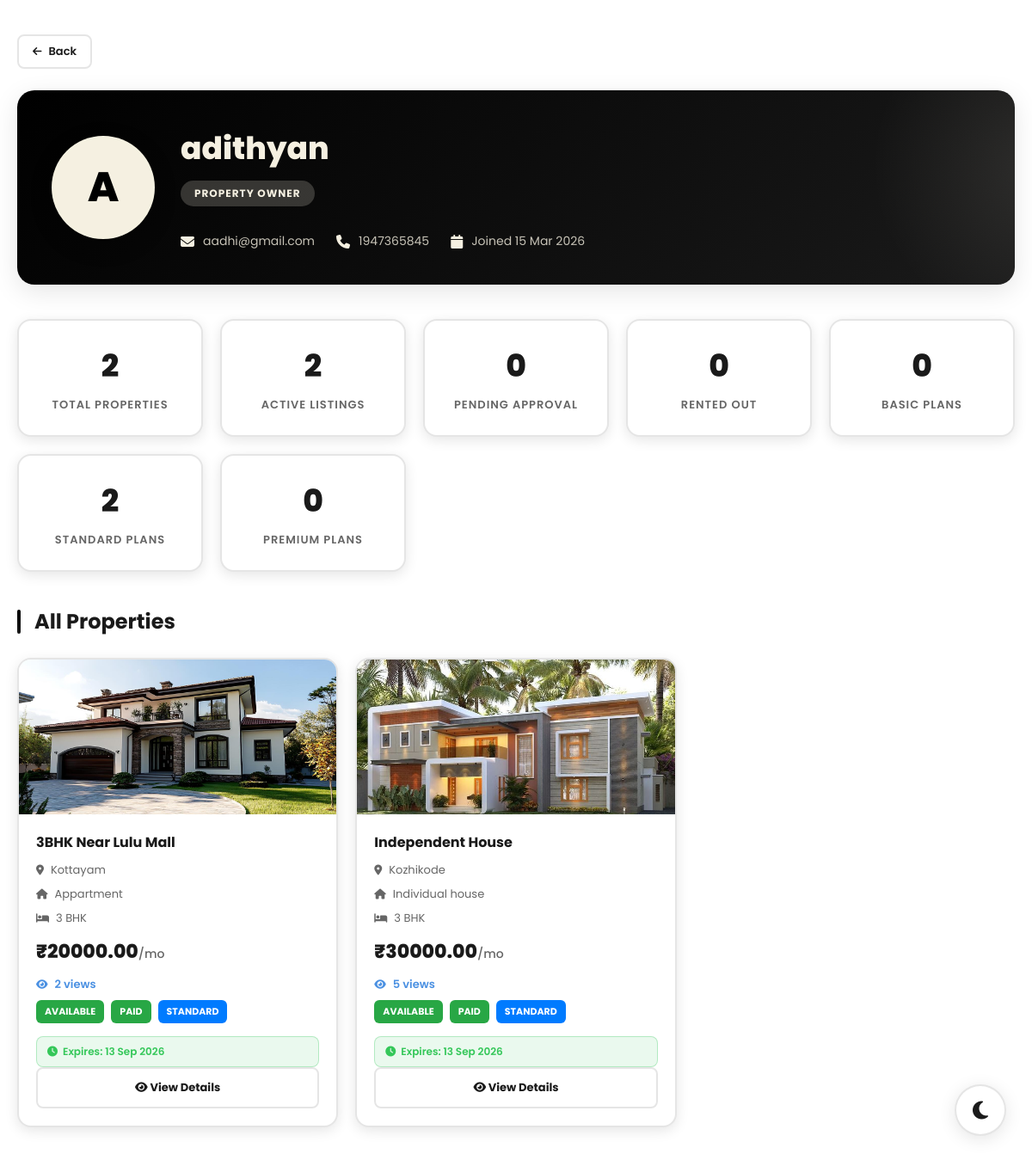
The page /admin-owner-profile/4/ (signed in) on the database as committed earlier.
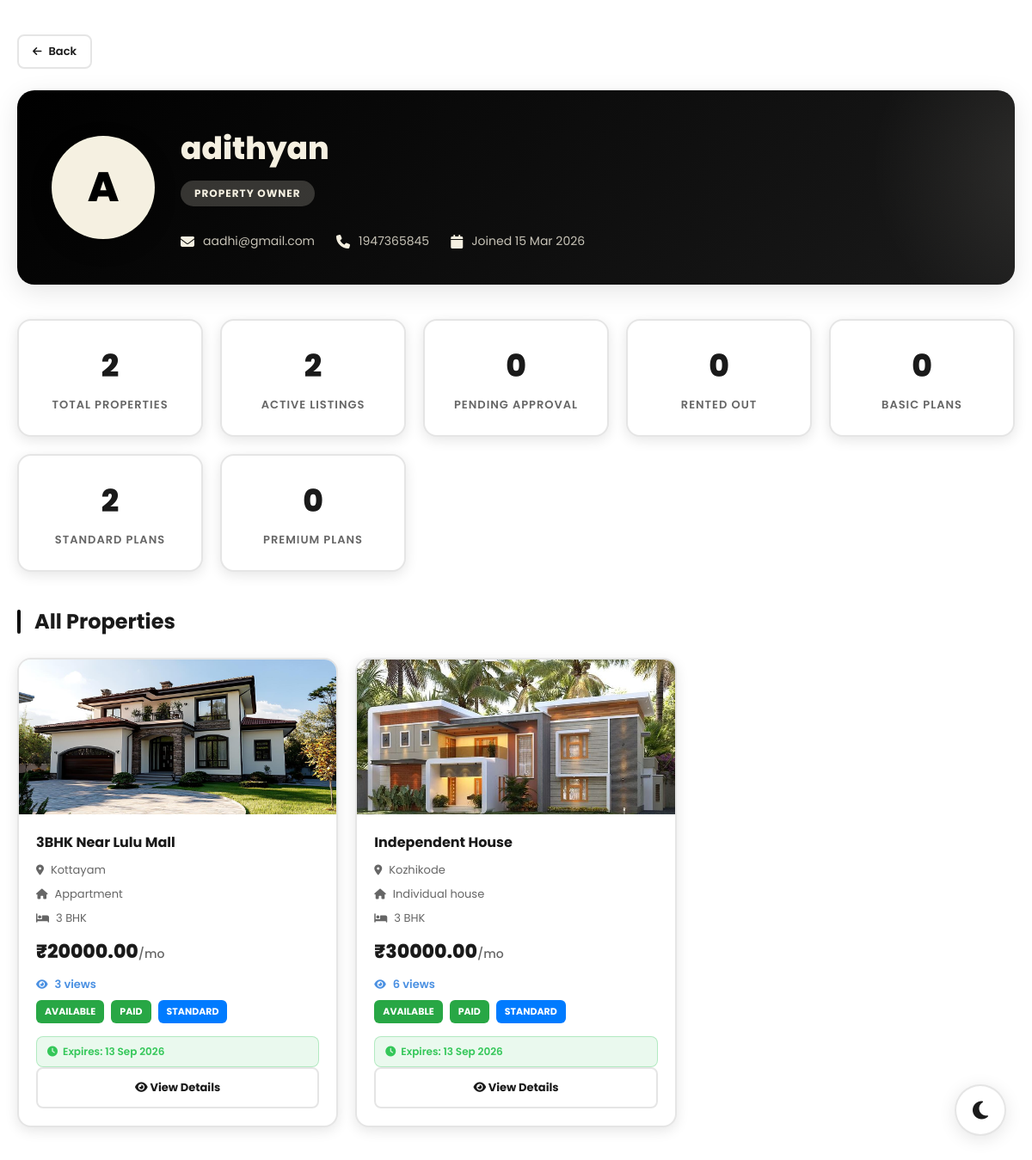
The same page on the database as committed later.
### core/models.py (models this page shows, shortened)
class Property(models.Model):
    class Status(models.TextChoices):
        PENDING_APPROVAL = "PENDING", "Pending Approval"
        AVAILABLE = "AVAILABLE", "Available"
        RENTED = "RENTED", "Rented"
        MAINTENANCE = "MAINTENANCE", "Maintenance"
        REJECTED = "REJECTED", "Rejected"
    class PropertyType(models.TextChoices):
        APARTMENT = "Apartment", "Apartment"
        VILLA = "Villa", "Villa"
        INDEPENDENT_HOUSE = "Independent House", "Independent House"
        FLAT = "Flat", "Flat"
        DUPLEX = "Duplex", "Duplex"
        PENTHOUSE = "Penthouse", "Penthouse"
        STUDIO = "Studio", "Studio"
        OTHER = "Other", "Other"
    class Furnishing(models.TextChoices):
        UNFURNISHED = "UNFURNISHED", "Unfurnished"
        SEMI_FURNISHED = "SEMI_FURNISHED", "Semi-Furnished"
        FULLY_FURNISHED = "FULLY_FURNISHED", "Fully Furnished"
    class Facing(models.TextChoices):
        NORTH = "NORTH", "North"
        SOUTH = "SOUTH", "South"
        EAST = "EAST", "East"
        WEST = "WEST", "West"
        NORTHEAST = "NORTHEAST", "North-East"
        NORTHWEST = "NORTHWEST", "North-West"
        SOUTHEAST = "SOUTHEAST", "South-East"
        SOUTHWEST = "SOUTHWEST", "South-West"
    owner = models.ForeignKey(User, on_delete=models.CASCADE, related_name='properties')
    title = models.CharField(max_length=255)
    ad_title = models.CharField(max_length=255, blank=True, null=True, help_text="Short ad title")
    description = models.TextField()
    price = models.DecimalField(max_digits=10, decimal_places=2)
    location = models.CharField(max_length=255)
    latitude = models.DecimalField(max_digits=9, decimal_places=6, blank=True, null=True, help_text="Latitude coordinate (optional)")
    longitude = models.DecimalField(max_digits=9, decimal_places=6, blank=True, null=True, help_text="Longitude coordinate (optional)")
    property_type = models.CharField(max_length=100, choices=PropertyType.choices, default=PropertyType.APARTMENT)
    bhk = models.IntegerField(default=1, help_text="Number of BHKs (Bedrooms)")
    bathrooms = models.IntegerField(default=1, help_text="Number of bathrooms")
    furnishing = models.CharField(max_length=50, choices=Furnishing.choices, default=Furnishing.SEMI_FURNISHED)
    super_built_area = models.DecimalField(max_digits=10, decimal_places=2, default=0, help_text="Super built area in sqft")
    bachelors_allowed = models.BooleanField(default=True, help_text="Are bachelors allowed?")
    total_floors = models.IntegerField(default=1, help_text="Total floors in the building")
    facing = models.CharField(max_length=50, choices=Facing.choices, default=Facing.NORTH)
    built_year = models.IntegerField(blank=True, null=True, help_text="Year the property was built")
    amenities = models.TextField(help_text="Comma-separated list of amenities", blank=True)
    status = models.CharField(max_length=50, choices=Status.choices, default=Status.PENDING_APPROVAL)
    rejection_reason = models.TextField(blank=True, null=True, help_text="Reason for rejection by admin")
    is_paid = models.BooleanField(default=False)
    plan_type = models.CharField(max_length=20, choices=[
        ('basic', 'Basic Plan'),
        ('standard', 'Standard Plan'),
        ('premium', 'Premium Plan')
    ], default='basic', help_text="Selected plan type")
    plan_expiry_date = models.DateTimeField(blank=True, null=True, help_text="Date when the plan expires")
    views_count = models.IntegerField(default=0, help_text="Number of times this property has been viewed")
    created_at = models.DateTimeField(auto_now_add=True)
    updated_at = models.DateTimeField(auto_now=True)
    class Meta:
        verbose_name_plural = "Properties"
    def is_plan_active(self):
        from django.utils import timezone
        if self.plan_expiry_date:
            return timezone.now() < self.plan_expiry_date
        return False
    def days_remaining(self):
        from django.utils import timezone
        if self.plan_expiry_date:
            delta = self.plan_expiry_date - timezone.now()
            return max(0, delta.days)
        return 0

class PropertyImage(models.Model):
    property = models.ForeignKey(Property, on_delete=models.CASCADE, related_name='images')
    image = models.ImageField(upload_to='property_images/')

### core/views.py (the view)
# urls.py: path('admin-owner-profile/<int:id>/', views.owner_profile_view, name='owner_profile'),
@login_required
def owner_profile_view(request, id):
    if not (request.user.is_superuser or request.user.role == 'ADMIN'):
        messages.error(request, "You don't have permission to view this page.")
        return redirect('dashboard')
    from django.utils import timezone
    owner = get_object_or_404(User, id=id, role='OWNER')
    properties = Property.objects.filter(owner=owner, is_paid=True).order_by('-created_at')
    for prop in properties:
        if prop.plan_expiry_date:
            prop.is_plan_active = prop.is_plan_active()
            prop.days_left = prop.days_remaining()
        else:
            prop.is_plan_active = False
            prop.days_left = 0
    total_properties = properties.count()
    active_properties = properties.filter(
        status=Property.Status.AVAILABLE,
        is_paid=True,
        plan_expiry_date__gt=timezone.now()
    ).count()
    pending_properties = properties.filter(status=Property.Status.PENDING_APPROVAL, is_paid=True).count()
    rented_properties = properties.filter(status=Property.Status.RENTED).count()
    basic_count = properties.filter(plan_type='basic', is_paid=True, plan_expiry_date__gt=timezone.now()).count()
    standard_count = properties.filter(plan_type='standard', is_paid=True, plan_expiry_date__gt=timezone.now()).count()
    premium_count = properties.filter(plan_type='premium', is_paid=True, plan_expiry_date__gt=timezone.now()).count()
    context = {
        'owner': owner,
        'properties': properties,
        'total_properties': total_properties,
        'active_properties': active_properties,
        'pending_properties': pending_properties,
        'rented_properties': rented_properties,
        'basic_count': basic_count,
        'standard_count': standard_count,
        'premium_count': premium_count,
    }
    return render(request, 'core/owner_profile.html', context)

### core/templates/core/owner_profile.html (shortened to what the changed rows need)
{% load static %}
<!DOCTYPE html>
<html lang="en">
<head>
    <link href="https://cdnjs.cloudflare.com/ajax/libs/font-awesome/6.4.0/css/all.min.css" rel="stylesheet">
</head>
<body>
    <div class="container">
        <div class="profile-header">
            <div class="profile-content">
                <div class="profile-info">
                    <h1 class="profile-name">{{ owner.username }}</h1>
                </div>
            </div>
        </div>
        <h2 class="section-title">All Properties</h2>
        {% if properties %}
            <div class="properties-grid">
                {% for property in properties %}
                    <div class="property-card">
                        <div class="property-image">
                            {% if property.images.first %}
                                <img src="{{ property.images.first.image.url }}" alt="{{ property.title }}">
                            {% else %}
                                <div style="width: 100%; height: 100%; background: #6c757d; display: flex; align-items: center; justify-content: center; color: white;">
                                    <i class="fas fa-home" style="font-size: 48px;"></i>
                                </div>
                            {% endif %}
                        </div>
                        <div class="property-content">
                            <h3 class="property-title">{{ property.title }}</h3>
                            <div class="property-info">
                                <i class="fas fa-map-marker-alt"></i>
                                <span>{{ property.location }}</span>
                            </div>
                            <div class="property-info">
                                <i class="fas fa-home"></i>
                                <span>{{ property.property_type }}</span>
                            </div>
                            <div class="property-info">
                                <i class="fas fa-bed"></i>
                                <span>{{ property.bhk }} BHK</span>
                            </div>
                            <div class="property-price">₹{{ property.price }}<span style="font-size: 14px; font-weight: 500; color: var(--text-light);">/mo</span></div>
                            <div class="property-info" style="color: #4a90e2; margin-top: 8px;">
                                <i class="fas fa-eye"></i>
                                <span style="font-weight: 600;">{{ property.views_count }} views</span>
                            </div>
                            <div class="property-badges">
                                <span class="badge {% if property.status == 'AVAILABLE' %}bg-success{% elif property.status == 'PENDING' %}bg-warning{% elif property.status == 'RENTED' %}bg-info{% else %}bg-secondary{% endif %}">
                                    {{ property.get_status_display }}
                                </span>
                                <span class="badge {% if property.is_paid %}bg-success{% else %}bg-warning{% endif %}">
                                    {% if property.is_paid %}PAID{% else %}PENDING{% endif %}
                                </span>
                                {% if property.is_paid and property.plan_type %}
                                    <span class="badge {% if property.plan_type == 'premium' %}bg-warning{% elif property.plan_type == 'standard' %}bg-primary{% else %}bg-secondary{% endif %}">
                                        {% if property.plan_type == 'premium' %}⭐ PREMIUM{% elif property.plan_type == 'standard' %}STANDARD{% else %}BASIC{% endif %}
                                    </span>
                                {% endif %}
                            </div>
                            {% if property.is_paid and property.plan_expiry_date %}
                                <div class="plan-expiry {% if property.is_plan_active %}active{% else %}expired{% endif %}">
                                    <i class="fas fa-clock"></i>
                                    <span>
                                        {% if property.is_plan_active %}
                                            Expires: {{ property.plan_expiry_date|date:"d M Y" }}
                                        {% else %}
                                            Expired: {{ property.plan_expiry_date|date:"d M Y" }}
                                        {% endif %}
                                    </span>
                                </div>
                            {% endif %}
                            <a href="{% url 'property_details' property.id %}" class="btn-view">
                                <i class="fas fa-eye"></i> View Details
                            </a>
                        </div>
                    </div>
                {% endfor %}
            </div>
        {% else %}
            <div class="empty-state">
                <i class="fas fa-home"></i>
                <p>This owner hasn't uploaded any properties yet.</p>
            </div>
        {% endif %}
    </div>
</body>
</html>

Rows that differ between the two databases and show on the page:
changed Property "3BHK Near Lulu Mall": views_count "2" → "3"
changed Property "Independent House": views_count "5" → "6"
